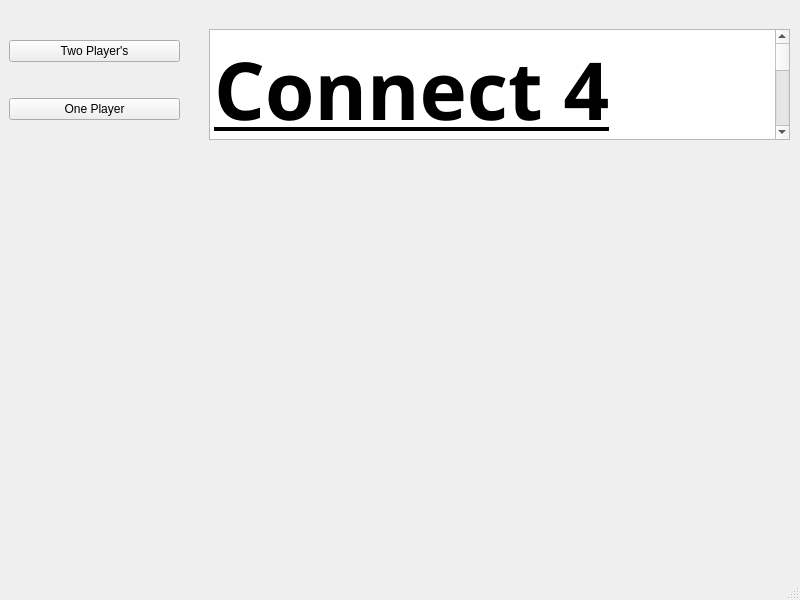
<?xml version="1.0" encoding="UTF-8"?>
<ui version="4.0">
 <class>MainWindow</class>
 <widget class="QMainWindow" name="MainWindow">
  <property name="geometry">
   <rect>
    <x>0</x>
    <y>0</y>
    <width>800</width>
    <height>600</height>
   </rect>
  </property>
  <property name="windowTitle">
   <string>MainWindow</string>
  </property>
  <widget class="QWidget" name="centralwidget">
   <widget class="QWidget" name="verticalLayoutWidget">
    <property name="geometry">
     <rect>
      <x>9</x>
      <y>10</y>
      <width>171</width>
      <height>141</height>
     </rect>
    </property>
    <layout class="QVBoxLayout" name="verticalLayout_2">
     <item>
      <widget class="QPushButton" name="TwoPlayerButton">
       <property name="text">
        <string>Two Player's</string>
       </property>
      </widget>
     </item>
     <item>
      <widget class="QPushButton" name="OnePlayerButton">
       <property name="text">
        <string>One Player</string>
       </property>
      </widget>
     </item>
    </layout>
   </widget>
   <widget class="QWidget" name="horizontalLayoutWidget">
    <property name="geometry">
     <rect>
      <x>209</x>
      <y>29</y>
      <width>581</width>
      <height>111</height>
     </rect>
    </property>
    <layout class="QHBoxLayout" name="horizontalLayout">
     <item>
      <widget class="QPlainTextEdit" name="plainTextEdit">
       <property name="font">
        <font>
         <family>Comfortaa SemiBold</family>
         <pointsize>60</pointsize>
         <bold>true</bold>
         <underline>true</underline>
        </font>
       </property>
       <property name="plainText">
        <string>Connect 4
</string>
       </property>
      </widget>
     </item>
    </layout>
   </widget>
  </widget>
  <widget class="QMenuBar" name="menubar">
   <property name="geometry">
    <rect>
     <x>0</x>
     <y>0</y>
     <width>800</width>
     <height>23</height>
    </rect>
   </property>
  </widget>
  <widget class="QStatusBar" name="statusbar"/>
 </widget>
 <resources/>
 <connections/>
</ui>
